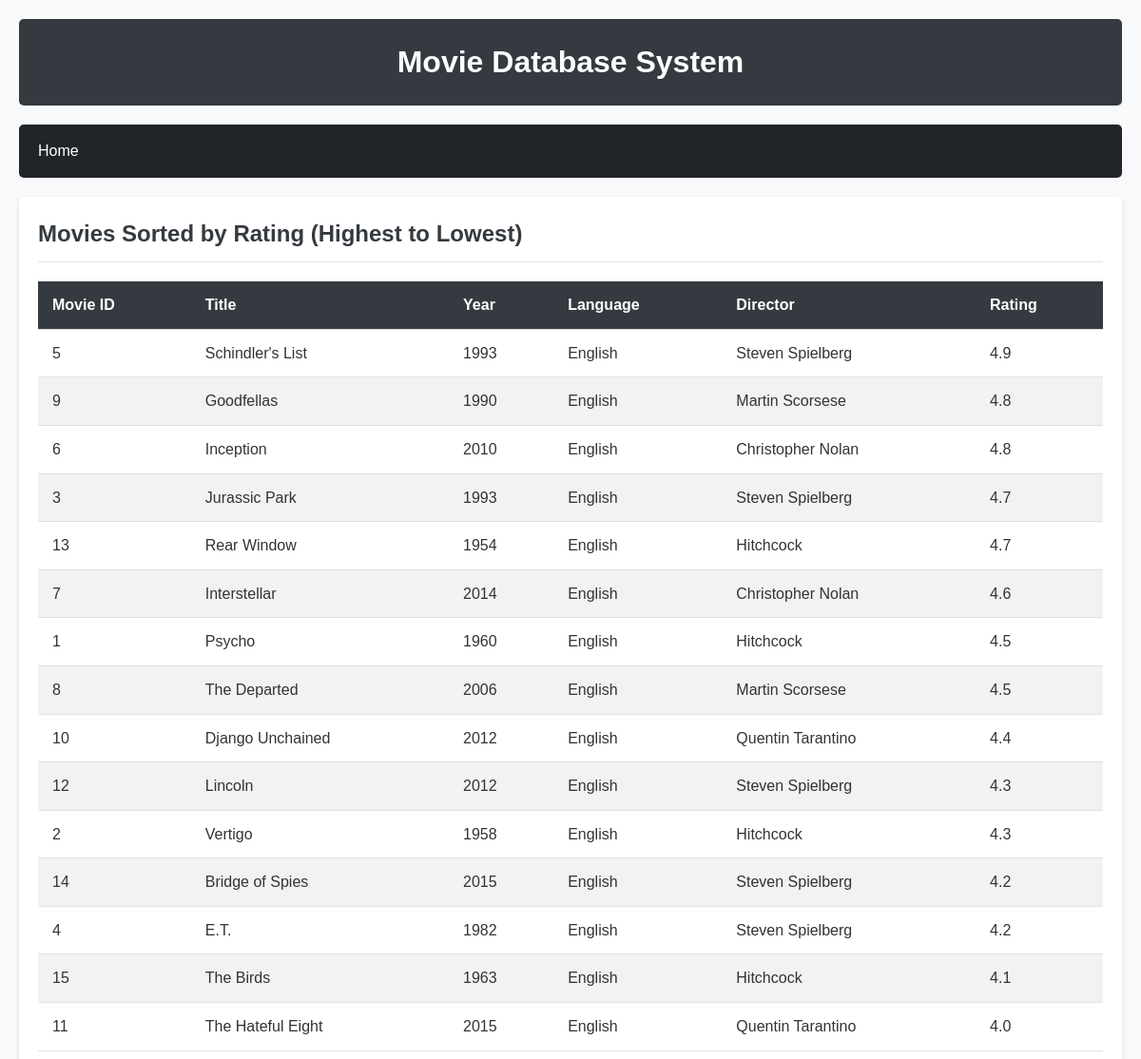
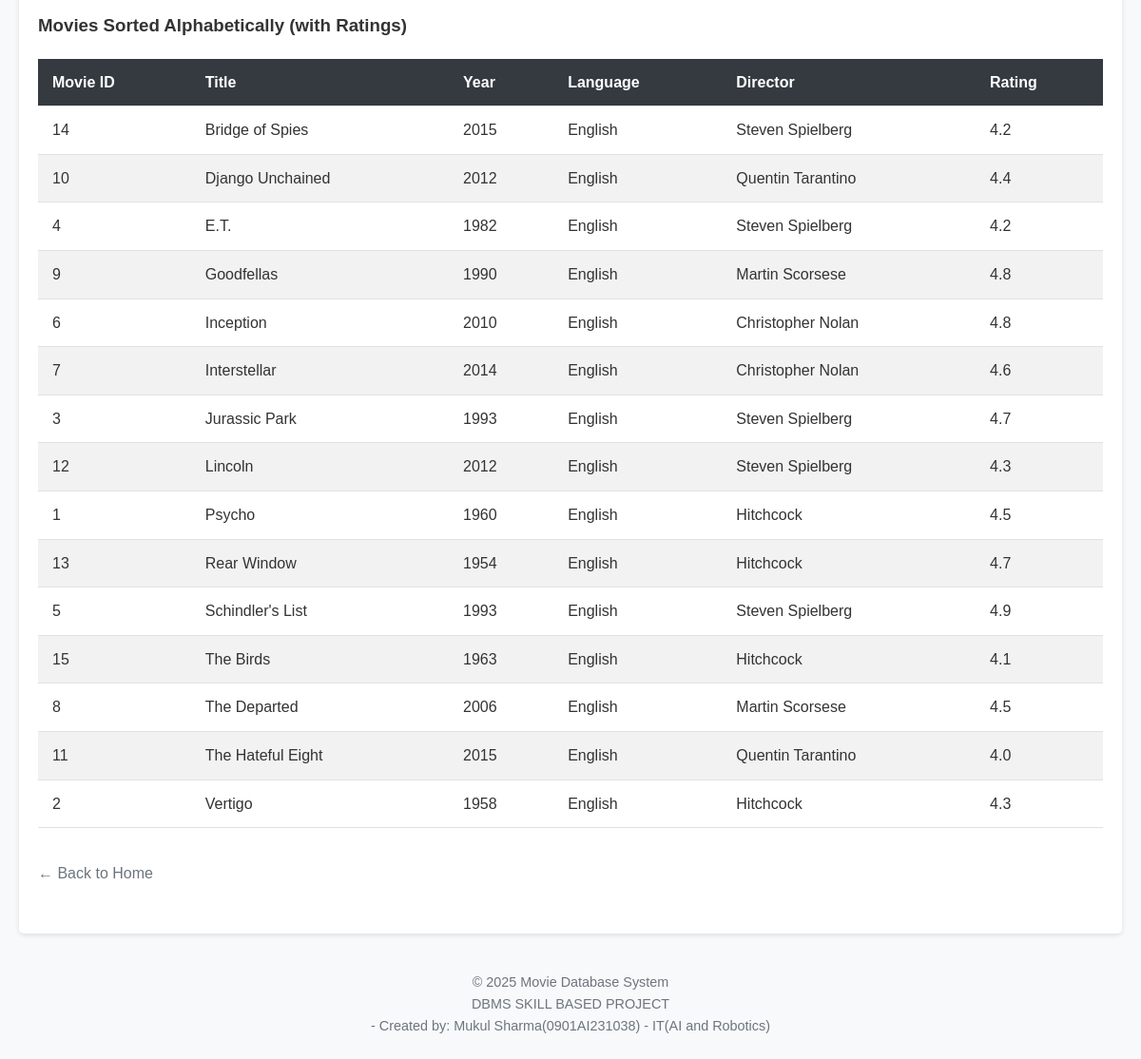
Page /query4.php on the committed database (2 pictures, top to bottom).
### tables this page shows
CREATE TABLE IF NOT EXISTS MOVIES (
    Mov_id INT PRIMARY KEY,
    Mov_Title VARCHAR(100) NOT NULL,
    Mov_Year INT,
    Mov_Lang VARCHAR(50),
    Dir_id INT,
    FOREIGN KEY (Dir_id) REFERENCES DIRECTOR(Dir_id)
);

CREATE TABLE IF NOT EXISTS DIRECTOR (
    Dir_id INT PRIMARY KEY,
    Dir_Name VARCHAR(100) NOT NULL,
    Dir_Phone VARCHAR(20)
);

CREATE TABLE IF NOT EXISTS RATING (
    Mov_id INT,
    Rev_Stars DECIMAL(2,1),
    PRIMARY KEY (Mov_id),
    FOREIGN KEY (Mov_id) REFERENCES MOVIES(Mov_id)
);

### query4.php (the view, shortened to what this page needs)
<?php
require_once 'config.php';
require_once 'template.php';
$sql = "SELECT m.Mov_id, m.Mov_Title, m.Mov_Year, m.Mov_Lang, d.Dir_Name, r.Rev_Stars
        FROM MOVIES m
        JOIN DIRECTOR d ON m.Dir_id = d.Dir_id
        JOIN RATING r ON m.Mov_id = r.Mov_id
        ORDER BY r.Rev_Stars DESC, m.Mov_Title";
$result = $conn->query($sql);
echo '<section>';
echo '<h2>Movies Sorted by Rating (Highest to Lowest)</h2>';
if ($result && $result->num_rows > 0) {
    while ($row = $result->fetch_assoc()) {
        echo '<tr>';
        echo '<td>' . $row["Mov_id"] . '</td>';
        echo '<td>' . $row["Mov_Title"] . '</td>';
        echo '<td>' . $row["Mov_Year"] . '</td>';
        echo '<td>' . $row["Mov_Lang"] . '</td>';
        echo '<td>' . $row["Dir_Name"] . '</td>';
        echo '<td>' . $row["Rev_Stars"] . '</td>';
        echo '</tr>';
    }
    echo '<h3>Movies Sorted Alphabetically (with Ratings)</h3>';
    $sortedQuery = "SELECT m.Mov_id, m.Mov_Title, m.Mov_Year, m.Mov_Lang, d.Dir_Name, r.Rev_Stars
                    FROM MOVIES m
                    JOIN DIRECTOR d ON m.Dir_id = d.Dir_id
                    JOIN RATING r ON m.Mov_id = r.Mov_id
                    ORDER BY m.Mov_Title";
    $sortedResult = $conn->query($sortedQuery);
    if ($sortedResult && $sortedResult->num_rows > 0) {
        while ($row = $sortedResult->fetch_assoc()) {
            echo '<tr>';
            echo '<td>' . $row["Mov_id"] . '</td>';
            echo '<td>' . $row["Mov_Title"] . '</td>';
            echo '<td>' . $row["Mov_Year"] . '</td>';
            echo '<td>' . $row["Mov_Lang"] . '</td>';
            echo '<td>' . $row["Dir_Name"] . '</td>';
            echo '<td>' . $row["Rev_Stars"] . '</td>';
            echo '</tr>';
        }
    }
} else {
    echo '<p>No movies found.</p>';
}
echo '</section>';
?>

### style.css (style rules this page uses)
* { box-sizing: border-box; margin: 0; padding: 0; }
body { font-family: 'Arial', sans-serif; line-height: 1.6; background-color: #f8f9fa; color: #333; }
section { margin-bottom: 30px; }
h2 { color: #343a40; margin-bottom: 15px; padding-bottom: 10px; border-bottom: 1px solid #dee2e6; }
.result-table th, .result-table td { padding: 12px 15px; text-align: left; border-bottom: 1px solid #dee2e6; }
.result-table tr:nth-child(even) { background-color: #f2f2f2; }

### rows in the picture
movies: Mov_id "5", Mov_Title "Schindler's List", Mov_Year "1993", Mov_Lang "English", Dir.Dir_Name "Steven Spielberg", rating.Rev_Stars "4.9"
movies: Mov_id "9", Mov_Title "Goodfellas", Mov_Year "1990", Mov_Lang "English", Dir.Dir_Name "Martin Scorsese", rating.Rev_Stars "4.8"
movies: Mov_id "6", Mov_Title "Inception", Mov_Year "2010", Mov_Lang "English", Dir.Dir_Name "Christopher Nolan", rating.Rev_Stars "4.8"
movies: Mov_id "3", Mov_Title "Jurassic Park", Mov_Year "1993", Mov_Lang "English", Dir.Dir_Name "Steven Spielberg", rating.Rev_Stars "4.7"
movies: Mov_id "13", Mov_Title "Rear Window", Mov_Year "1954", Mov_Lang "English", Dir.Dir_Name "Hitchcock", rating.Rev_Stars "4.7"
movies: Mov_id "7", Mov_Title "Interstellar", Mov_Year "2014", Mov_Lang "English", Dir.Dir_Name "Christopher Nolan", rating.Rev_Stars "4.6"
movies: Mov_id "1", Mov_Title "Psycho", Mov_Year "1960", Mov_Lang "English", Dir.Dir_Name "Hitchcock", rating.Rev_Stars "4.5"
movies: Mov_id "8", Mov_Title "The Departed", Mov_Year "2006", Mov_Lang "English", Dir.Dir_Name "Martin Scorsese", rating.Rev_Stars "4.5"
movies: Mov_id "10", Mov_Title "Django Unchained", Mov_Year "2012", Mov_Lang "English", Dir.Dir_Name "Quentin Tarantino", rating.Rev_Stars "4.4"
movies: Mov_id "12", Mov_Title "Lincoln", Mov_Year "2012", Mov_Lang "English", Dir.Dir_Name "Steven Spielberg", rating.Rev_Stars "4.3"
movies: Mov_id "2", Mov_Title "Vertigo", Mov_Year "1958", Mov_Lang "English", Dir.Dir_Name "Hitchcock", rating.Rev_Stars "4.3"
movies: Mov_id "14", Mov_Title "Bridge of Spies", Mov_Year "2015", Mov_Lang "English", Dir.Dir_Name "Steven Spielberg", rating.Rev_Stars "4.2"
movies: Mov_id "4", Mov_Title "E.T.", Mov_Year "1982", Mov_Lang "English", Dir.Dir_Name "Steven Spielberg", rating.Rev_Stars "4.2"
movies: Mov_id "15", Mov_Title "The Birds", Mov_Year "1963", Mov_Lang "English", Dir.Dir_Name "Hitchcock", rating.Rev_Stars "4.1"
movies: Mov_id "11", Mov_Title "The Hateful Eight", Mov_Year "2015", Mov_Lang "English", Dir.Dir_Name "Quentin Tarantino", rating.Rev_Stars "4.0"

### other values in the picture
$column "Movie ID"
$column "Title"
$column "Year"
$column "Language"
$column "Director"
$column "Rating"
